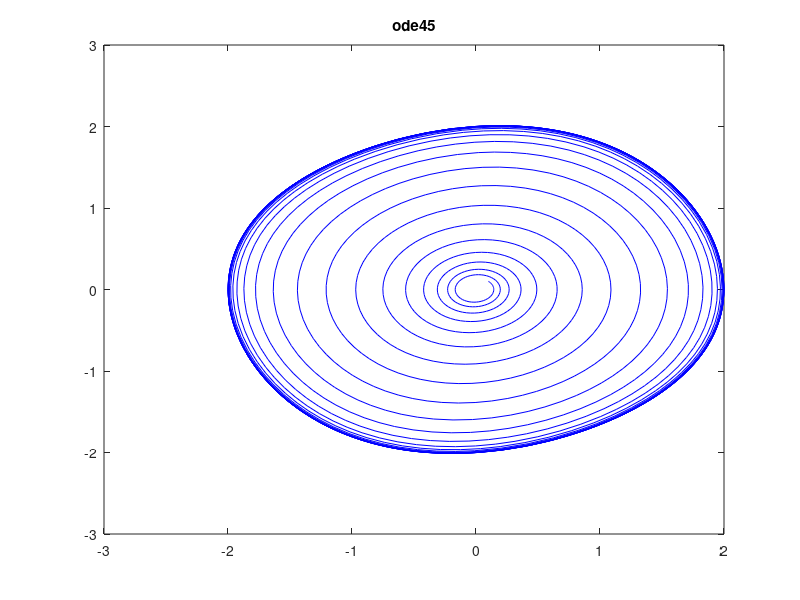

MATLAB code for this plot: (Note: this script raises an error after producing the figure.)
% Van der Pol equation
alpha = 0.1;
beta = 1;
T = 150;
f = @(t, x) [x(2); -alpha*(x(1)^2 - beta)*x(2) - x(1)];
interval = [0, T];
x0 = [0.1, 0.1];
tol = 1.e-5;

% ode45 ======================
opciones = odeset('Stats', 'off', 'AbsTol', tol, 'RelTol', tol);
[t1, x1] = ode45(f, interval, x0, opciones);

figure
plot(x1(:, 1), x1(:, 2), 'b')
title('ode45')

% ode15s =====================
opciones = odeset('Stats', 'off', 'AbsTol', tol, 'RelTol', tol);
[t2, x2] = ode15s(f, interval, x0, opciones);

figure
plot(x2(:, 1), x2(:, 2), 'r')
title('ode15s')

% Comparar pasos =============
s1 = 1:length(t1) - 1;
y1 = diff(t1);
pasos1 = sprintf('ode45: %d pasos', length(s1));

s2 = 1:length(t2) - 1;
y2 = diff(t2);
pasos2 = sprintf('ode15s: %d pasos', length(s2));

figure
plot(s1, y1, 'b', s2, y2, 'r')
legend(pasos1, pasos2)
